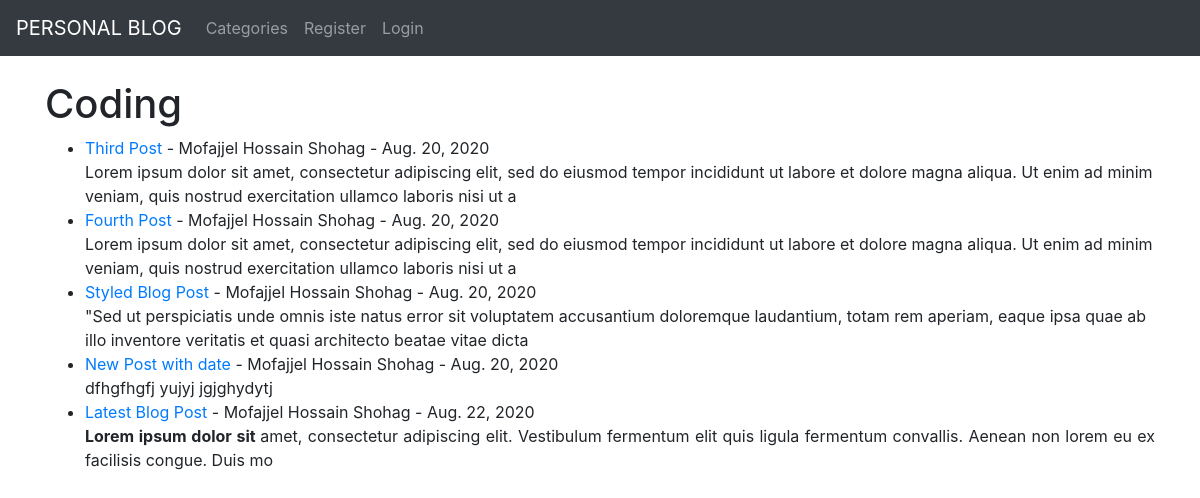
The app's page /category/coding, older data.
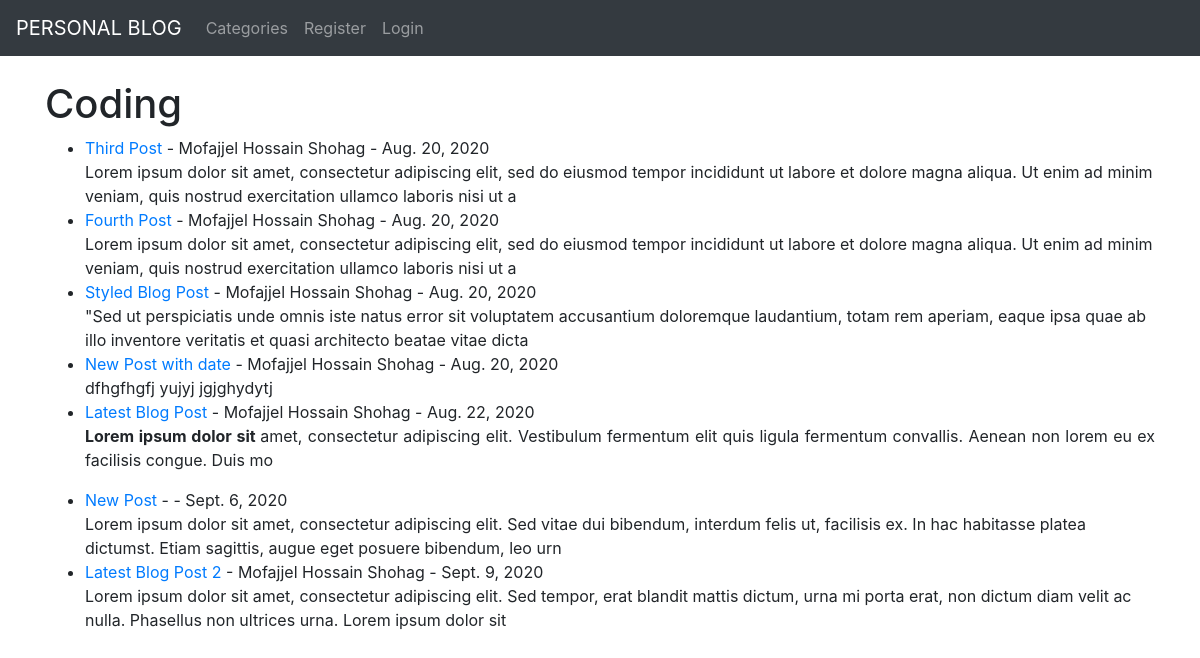
The same page, newer data.
### myblog/models.py (models this page shows, shortened)
class Post(models.Model):
	title = models.CharField(max_length=255)
	title_tag = models.CharField(max_length=255)
	author = models.ForeignKey(User, on_delete=models.CASCADE)
	body = models.TextField()
	post_date = models.DateField(auto_now_add=True)
	category = models.CharField(max_length=255, default = 'coding')

### myblog/views.py (the view)
# urls.py: path('category/<str:cats>', CategoryView, name="category"),
def CategoryView(request, cats):
	category_posts = Post.objects.filter(category=cats.replace('-',' '))
	return render(request, 'myblog/categories.html', {'cats': cats.title().replace('-',' '), 'category_posts':category_posts})

### myblog/templates/myblog/categories.html (shortened to what this page needs)
{% extends 'myblog/base.html' %}
{% block content %}
{% if category_posts %}
<h1>{{ cats }}</h1>
<ul>
	{% for post in category_posts %}
		<li><a href="{% url 'article_details' post.pk %}">{{ post.title }}</a> - {{ post.author.first_name }} {{ post.author.last_name }} - {{ post.post_date }}
			<br>
			{{ post.body|slice:":200"|safe }}</li>
	{% endfor %}
</ul>
{% else %}
<h2>Sorry this page does not exists...</h2>
{% endif %}
{% endblock %}

Row changes from the older to the newer data that the page shows:
added Post: title "New Post", post_date "Sept. 6, 2020", body "Lorem ipsum dolor sit amet, consectetur adipiscing elit. Sed vitae dui bibendum, interdum felis ut, facilisis ex. In hac habitasse platea dictumst. Etiam sagittis, augue eget posuere bibendum, leo urn"
added Post: title "Latest Blog Post 2", author.first_name "Mofajjel Hossain", author.last_name "Shohag", post_date "Sept. 9, 2020", body "Lorem ipsum dolor sit amet, consectetur adipiscing elit. Sed tempor, erat blandit mattis dictum, urna mi porta erat, non dictum diam velit ac nulla. Phasellus non ultrices urna. Lorem ipsum dolor sit"
